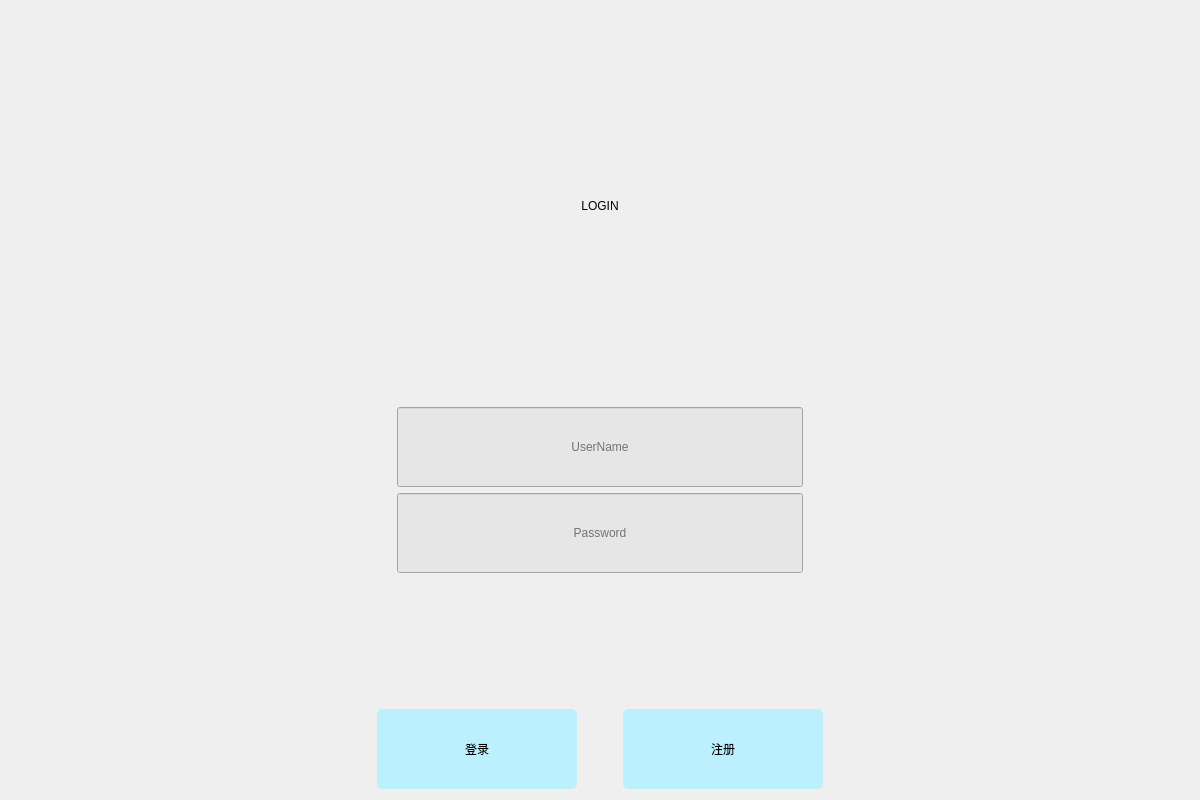
<?xml version="1.0" encoding="UTF-8"?>
<ui version="4.0">
 <class>Login</class>
 <widget class="QWidget" name="Login">
  <property name="geometry">
   <rect>
    <x>0</x>
    <y>0</y>
    <width>1200</width>
    <height>800</height>
   </rect>
  </property>
  <property name="windowTitle">
   <string>Form</string>
  </property>
  <property name="styleSheet">
   <string notr="true"/>
  </property>
  <layout class="QGridLayout" name="gridLayout">
   <item row="0" column="1">
    <layout class="QVBoxLayout" name="verticalLayout_2" stretch="3,1,1,1">
     <item>
      <widget class="QLabel" name="label_3">
       <property name="styleSheet">
        <string notr="true">QLabel
{
	font: 50pt &quot;Arial&quot;;
}</string>
       </property>
       <property name="text">
        <string>LOGIN</string>
       </property>
       <property name="alignment">
        <set>Qt::AlignCenter</set>
       </property>
      </widget>
     </item>
     <item>
      <layout class="QHBoxLayout" name="horizontalLayout_2">
       <item>
        <spacer name="verticalSpacer_3">
         <property name="orientation">
          <enum>Qt::Vertical</enum>
         </property>
         <property name="sizeHint" stdset="0">
          <size>
           <width>20</width>
           <height>40</height>
          </size>
         </property>
        </spacer>
       </item>
       <item>
        <layout class="QVBoxLayout" name="verticalLayout">
         <item>
          <spacer name="verticalSpacer_2">
           <property name="orientation">
            <enum>Qt::Vertical</enum>
           </property>
           <property name="sizeHint" stdset="0">
            <size>
             <width>20</width>
             <height>40</height>
            </size>
           </property>
          </spacer>
         </item>
         <item>
          <widget class="QLineEdit" name="userName">
           <property name="minimumSize">
            <size>
             <width>300</width>
             <height>80</height>
            </size>
           </property>
           <property name="styleSheet">
            <string notr="true">font: 12pt &quot;Arial&quot;;
background-color: rgb(230, 230, 230);</string>
           </property>
           <property name="text">
            <string/>
           </property>
           <property name="alignment">
            <set>Qt::AlignCenter</set>
           </property>
           <property name="placeholderText">
            <string>UserName</string>
           </property>
          </widget>
         </item>
         <item>
          <widget class="QLineEdit" name="passWord">
           <property name="minimumSize">
            <size>
             <width>300</width>
             <height>80</height>
            </size>
           </property>
           <property name="styleSheet">
            <string notr="true">font: 12pt &quot;Arial&quot;;
background-color: rgb(230, 230, 230);</string>
           </property>
           <property name="echoMode">
            <enum>QLineEdit::Password</enum>
           </property>
           <property name="alignment">
            <set>Qt::AlignCenter</set>
           </property>
           <property name="placeholderText">
            <string>Password</string>
           </property>
          </widget>
         </item>
        </layout>
       </item>
       <item>
        <spacer name="verticalSpacer_4">
         <property name="orientation">
          <enum>Qt::Vertical</enum>
         </property>
         <property name="sizeHint" stdset="0">
          <size>
           <width>20</width>
           <height>40</height>
          </size>
         </property>
        </spacer>
       </item>
      </layout>
     </item>
     <item>
      <spacer name="verticalSpacer">
       <property name="orientation">
        <enum>Qt::Vertical</enum>
       </property>
       <property name="sizeHint" stdset="0">
        <size>
         <width>20</width>
         <height>40</height>
        </size>
       </property>
      </spacer>
     </item>
     <item>
      <layout class="QHBoxLayout" name="horizontalLayout">
       <item>
        <widget class="QPushButton" name="loginBtn">
         <property name="minimumSize">
          <size>
           <width>200</width>
           <height>80</height>
          </size>
         </property>
         <property name="styleSheet">
          <string notr="true">font: 12pt &quot;幼圆&quot;;
background-color: rgb(188, 240, 255);
 border-radius: 5px;</string>
         </property>
         <property name="text">
          <string>登录</string>
         </property>
        </widget>
       </item>
       <item>
        <spacer name="horizontalSpacer">
         <property name="orientation">
          <enum>Qt::Horizontal</enum>
         </property>
         <property name="sizeHint" stdset="0">
          <size>
           <width>40</width>
           <height>20</height>
          </size>
         </property>
        </spacer>
       </item>
       <item>
        <widget class="QPushButton" name="signUpBtn">
         <property name="minimumSize">
          <size>
           <width>200</width>
           <height>80</height>
          </size>
         </property>
         <property name="styleSheet">
          <string notr="true">font: 12pt &quot;幼圆&quot;;
background-color: rgb(188, 240, 255);
border-radius: 5px;</string>
         </property>
         <property name="text">
          <string>注册</string>
         </property>
        </widget>
       </item>
      </layout>
     </item>
    </layout>
   </item>
   <item row="0" column="2">
    <spacer name="horizontalSpacer_3">
     <property name="orientation">
      <enum>Qt::Horizontal</enum>
     </property>
     <property name="sizeHint" stdset="0">
      <size>
       <width>354</width>
       <height>20</height>
      </size>
     </property>
    </spacer>
   </item>
   <item row="0" column="0">
    <spacer name="horizontalSpacer_2">
     <property name="orientation">
      <enum>Qt::Horizontal</enum>
     </property>
     <property name="sizeHint" stdset="0">
      <size>
       <width>354</width>
       <height>20</height>
      </size>
     </property>
    </spacer>
   </item>
  </layout>
 </widget>
 <resources/>
 <connections/>
</ui>
